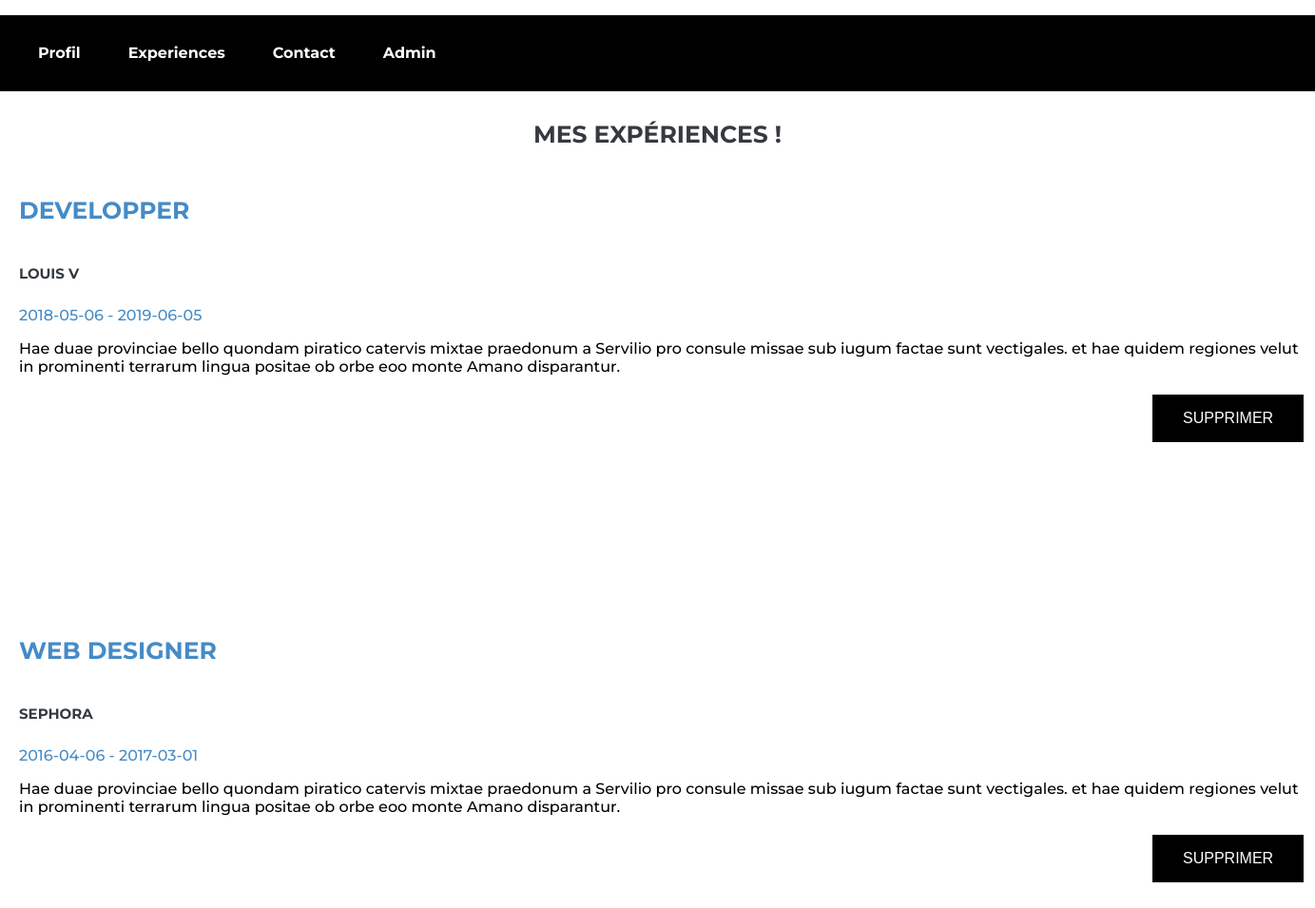
Screenshot of /experiences.php with the database file from the repository.
### tables this page shows
CREATE TABLE `experiences` (
  `id` varchar(100) NOT NULL,
  `entreprise` varchar(100) DEFAULT NULL,
  `poste` varchar(100) DEFAULT NULL,
  `pays` varchar(255) DEFAULT NULL,
  `ville` varchar(255) DEFAULT NULL,
  `date_debut` date DEFAULT NULL,
  `date_fin` date DEFAULT NULL,
  `description` varchar(1500) DEFAULT NULL
);

### experiences.php (the view, shortened to what this page needs)
<?php include("inc/header.inc.php"); ?>
<?php
$pdo = new PDO("mysql:host=localhost;dbname=cv", "root", "" , array(PDO::ATTR_ERRMODE=>PDO::ERRMODE_EXCEPTION));
?>
<div>
        <h1 style="color:#343A40;font-size:25px;text-transform: uppercase; text-align: center; margin-bottom: 50px; margin-top: 30px;">
            Mes expériences !
        </h1>
</div>
<div style="margin-left: 20px; margin-bottom: 2px">
        <?php
        $result = $pdo->query("SELECT * FROM experiences ORDER BY id DESC");
        while($experience = $result->fetch(PDO::FETCH_OBJ)) {
        ?>
               <div>
                        <div>
                                <h5 style="color:#458BC7;font-size:25px;text-transform: uppercase;">
                                    <?php
                                        echo $experience->poste;
                                    ?>
                                </h5>
                                <h5 style="color:#343A40;font-size:15px;text-transform: uppercase;">
                                    <?php
                                        echo $experience->entreprise;
                                    ?>
                                </h5>
                                <p style="color:#458BC7;">
                                    <?php
                                        echo $experience->date_debut . " - ";
                                    ?>
                                    <?php
                                        echo $experience->date_fin ;
                                    ?>
                                </p>
                                <p>
                                    <?php
                                        echo substr($experience->description, 0, 1500);
                                    ?>
                                </p>
                                <div style="margin-left: 1100PX; margin-bottom: 200px">
                                    <?php
                                     echo '
                                    <a href="experiences.php?exp_supp=' . $experience->id . '">
                                    ';
                                    ?>
                                        <div class="button_contact" style="align: center">
                                            <button type="submit">SUPPRIMER</button>
                                        </div>
                                    </a>
                                </div>
                        </div>
                </div>
        <?php }
        ?>
</div>

### inc/header.inc.php (shortened to what this page needs)
<!DOCTYPE html>
<html lang="fr">
  <head>
      <link rel="stylesheet" href="style.css">
  </head>
  <body>
        <div class="navig-block">
            <nav>
                <ul type=none class="navig">
                    <li><a href="index.php">Profil</a> </li>
                    <li><a href="experiences.php">Experiences</a> </li>
                    <li><a href="contact.php">Contact</a> </li>
                    <li><a href="admin.php">Admin</a> </li>
                </ul>
            </nav>
        </div>
  <main role="main" class="container">

### style.css (style rules this page uses)
body { font-family: 'Montserrat', sans-serif; font-weight: 500; margin: 0px; }
.navig-block { display: block; margin: auto; width: full; height: 80px; background-color: black; display: ; }
.navig { display: flex; }
.navig li { margin-top: 30px; margin-right: 50px; align-items: center; font-weight: bold; }
.navig li a { text-decoration: none; color: white; }
.button_contact { padding-left: 90px; }
.button_contact button { margin-left: .5em; background-color: #4CAF50; border: none; color: white; padding: 16px 32px; text-align: center; text-decoration: none; display: inline-block; font-size: 16px; margin: 4px 2px; transition-duration: 0.4s; cursor: pointer; background-color: black; color: white; border: 0px solid #BD5D38; }

### rows the page displays
experiences: poste "DEVELOPPER", entreprise "LOUIS V", date_debut "2018-05-06", date_fin "2019-06-05", description "Hae duae provinciae bello quondam piratico catervis mixtae praedonum a Servilio pro consule missae sub iugum factae sunt vectigales. et hae quidem regiones velut in prominenti terrarum lingua positae ob orbe eoo monte Amano disparantur."
experiences: poste "WEB DESIGNER", entreprise "SEPHORA", date_debut "2016-04-06", date_fin "2017-03-01", description "Hae duae provinciae bello quondam piratico catervis mixtae praedonum a Servilio pro consule missae sub iugum factae sunt vectigales. et hae quidem regiones velut in prominenti terrarum lingua positae ob orbe eoo monte Amano disparantur."
